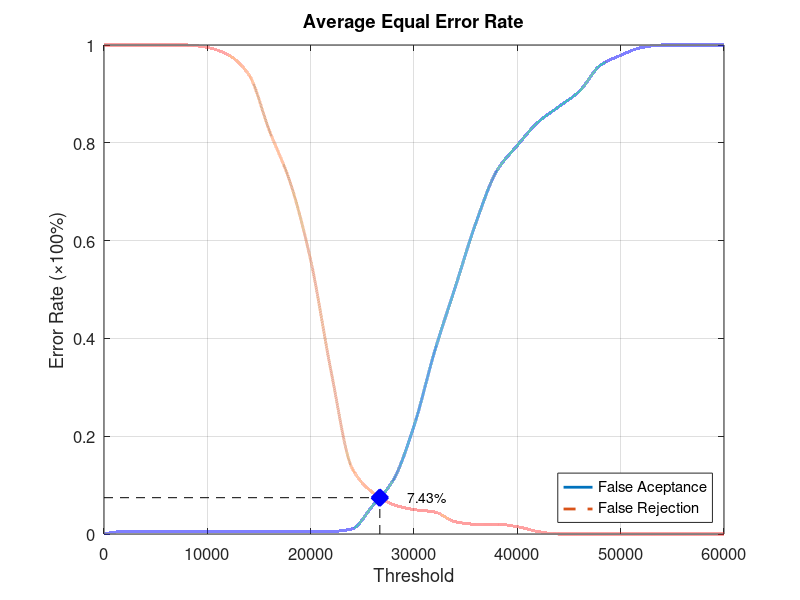
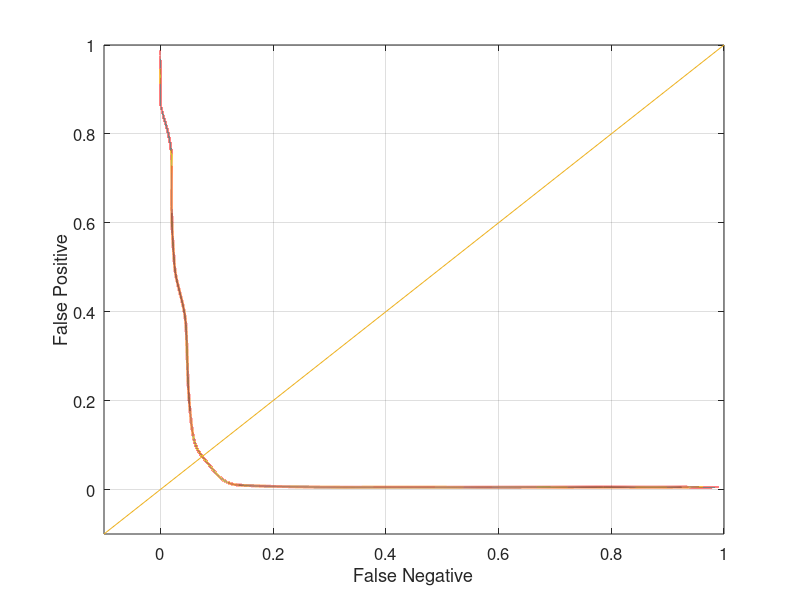

MATLAB code for these plots, in order:
function yEER = Database3_3
close all;
clear;
clc;
x = 0:2000:60000;
xq = 0:0.5:60000;

y0 = [0 0.00526316 0.00526316 0.00526316 0.00526316 0.00526316 0.00526316 0.00526316 0.00526316 0.00526316 0.00526316 0.00526316 0.0105263 0.0578947 0.110526 0.221053 0.373684 0.505263 0.636842 0.742105 0.794737 0.842105 0.873684 0.905263 0.957895 0.978947 0.994737 1 1 1 1];
yy0 = interp1(x, y0, xq, 'pchip');
y1 = [1 1 1 1 1 0.995 0.98 0.94 0.825 0.72 0.56 0.33 0.135 0.085 0.06 0.05 0.045 0.025 0.02 0.02 0.015 0.005 0 0 0 0 0 0 0 0 0];
yy1 = interp1(x, y1, xq, 'pchip');

% Calculating EER: 
y2 = abs(y0 - y1);
find(y2 == min(y2))
yy2 = abs(yy0 - yy1);
xEER = find(yy2 == min(yy2));
xEERIndex = xq(xEER) % X-axis EER
yEER = yy0(xEER) % Y-axis EER

main = figure
plot(xq, yy0,'-','LineWidth', 2);	hold on
plot(xq, yy1,'--','LineWidth', 2);	hold on
plot([xEERIndex xEERIndex], [0 yEER], 'k--');	hold on
plot([0 xEERIndex], [yEER yEER], 'k--');	hold on
plot(xEERIndex, yEER, 'bx', 'LineWidth', 10);	hold on
text(xEERIndex + 10 * xEERIndex / 100, yEER, [num2str(round((10000 * yEER)) / 100) '%'])
legend('False Aceptance', 'False Rejection', 'Location', 'SouthEast')
xlabel('Threshold')
ylabel('Error Rate (\times100%)')
title('Average Equal Error Rate')
set(gca, 'FontSize', 12)
axis([0 60000 0 1])
grid on

print(main, 'Database3_3Main', '-dpng');
FNRxFPR = figure('Color', [1 1 1]);
plot(yy1, yy0, '-', yy1, yy0, 'LineWidth', 2);
hold on
y = -0.1:0.1:1
plot(y, y); 
set(gca, 'FontSize', 12)
xlabel('False Negative')
ylabel('False Positive')
axis([-0.1 1 -0.1 1])
set(gca, 'FontSize', 12)
grid on

print(FNRxFPR, 'Database3_3FNRxFPR','-dpng');
end
